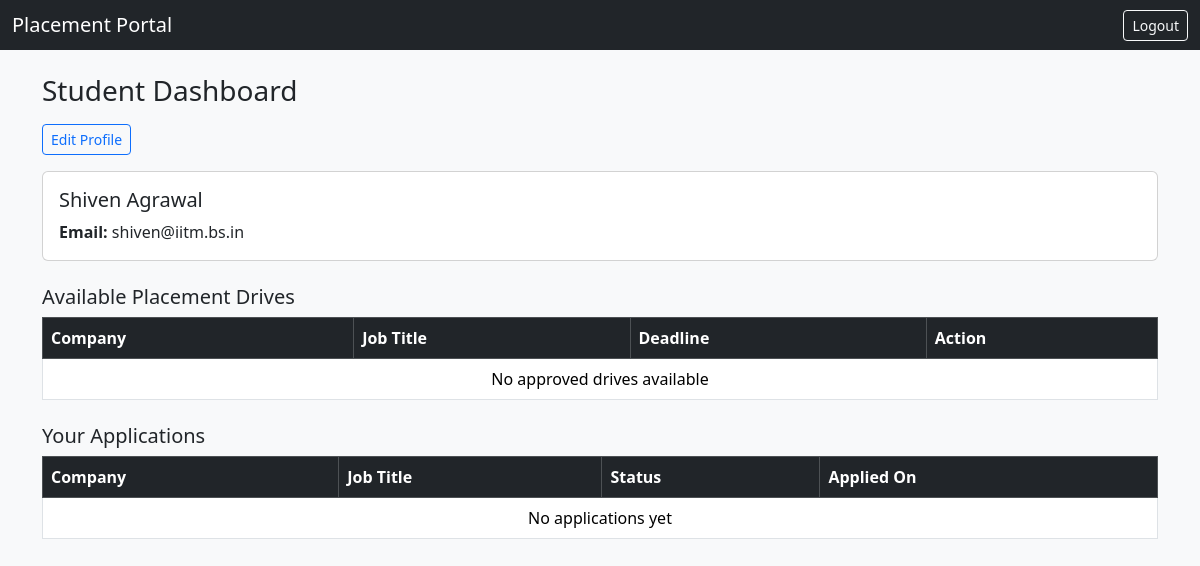
Before: /dashboard (signed in) with the older database file.
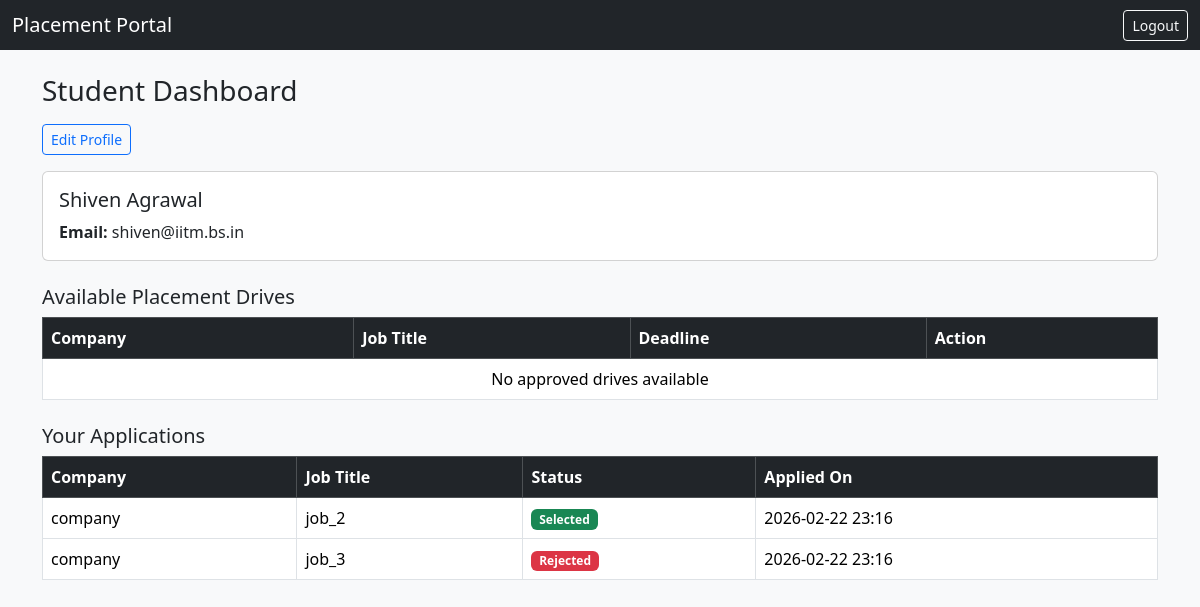
After: the same page with the newer database file.
### dp.py (models this page shows)
class Application(db.Model):
    __tablename__ = "applications"
    id = db.Column(db.Integer, primary_key=True)
    student_id = db.Column(
        db.Integer, db.ForeignKey("students.id"), nullable=False
    )
    drive_id = db.Column(
        db.Integer, db.ForeignKey("placement_drives.id"), nullable=False
    )
    appl_date = db.Column(db.DateTime, default=datetime.now(india_timezone))
    status = db.Column(db.String(20), default="Applied")
    student = db.relationship("Student", backref="applications")
    __table_args__ = (
        db.UniqueConstraint("student_id", "drive_id"),
    )

class Company(db.Model):
    __tablename__ = "companies"
    id = db.Column(db.Integer, primary_key=True)
    user_id = db.Column(
        db.Integer, db.ForeignKey("users.id"), nullable=False
    )
    company_name = db.Column(db.String(150), nullable=False)
    hr_contact = db.Column(db.String(100))
    website = db.Column(db.String(150))
    status = db.Column(db.String(20), default="Pending")
    blacklisted = db.Column(db.Boolean, default=False)

class PlacementDrive(db.Model):
    __tablename__ = "placement_drives"
    id = db.Column(db.Integer, primary_key=True)
    company_id = db.Column(
        db.Integer, db.ForeignKey("companies.id"), nullable=False
    )
    job_title = db.Column(db.String(150), nullable=False)
    job_description = db.Column(db.String(2000))
    eligibility = db.Column(db.String(2000))
    deadline = db.Column(db.Date)
    status = db.Column(db.String(20), default="Pending")
    company = db.relationship("Company", backref="drives")
    applications = db.relationship("Application", backref="drive", cascade="all, delete" )

### app.py (the view, shortened to what this page needs)
@app.route('/dashboard')
@login_required
def dashboard():
    if current_user.role == "admin":
        return render_template("admin.html")
    elif current_user.role == "student":
        student = Student.query.filter_by(user_id=current_user.id).first()
        applications = student.applications
        temp = sorted(PlacementDrive.query.filter_by(status="Open").all(), key=lambda d: d.deadline)
        applied_drive_ids = {app.drive_id for app in student.applications}
        drives = [ drive for drive in temp if drive.id not in applied_drive_ids ]
        if not student:
            abort(403)
        return render_template("student_dashboard.html", student=student, drives=drives, applications=applications)
    else:
        abort(403)

### app.py (called while the page is built)
@login_manager.user_loader
def load_user(user_id):
    return User.query.get(int(user_id))

### templates/student_dashboard.html (shortened to what this page needs)
{% extends "index.html" %}
{% block content %}
<h3 class="mb-3">Student Dashboard</h3>
<div class="mb-3">
    <a href="/student/profile/edit" class="btn btn-outline-primary btn-sm">Edit Profile</a>
</div>
{% if student.blacklisted %}
<div class="alert alert-danger">
    Your account has been blacklisted. Please contact support.
</div>
{% elif student.status == "Pending" %}
<div class="alert alert-warning">
    Your account is pending admin approval. Please wait.
</div>
{% else %}
<div class="card mb-4">
    <div class="card-body">
        <h5 class="card-title">{{ student.name }}</h5>
        <p class="mb-0"><strong>Email:</strong> {{ student.user.email }}</p>
    </div>
</div>
<h5>Available Placement Drives</h5>
<table class="table table-bordered mb-4">
    <thead class="table-dark">
        <tr>
            <th>Company</th>
            <th>Job Title</th>
            <th>Deadline</th>
            <th>Action</th>
        </tr>
    </thead>
    <tbody>
        {% for drive in drives %}
        <tr>
            <td>{{ drive.company.company_name }}</td>
            <td>{{ drive.job_title }}</td>
            <td>{{ drive.deadline }}</td>
            <td>
                <form method="POST"
                      action="/student/apply/{{ drive.id }}">
                    <button class="btn btn-sm btn-primary">
                        Apply
                    </button>
                </form>
            </td>
        </tr>
        {% else %}
        <tr>
            <td colspan="4" class="text-center">
                No approved drives available
            </td>
        </tr>
        {% endfor %}
    </tbody>
</table>
<h5>Your Applications</h5>
<table class="table table-bordered">
    <thead class="table-dark">
        <tr>
            <th>Company</th>
            <th>Job Title</th>
            <th>Status</th>
            <th>Applied On</th>
        </tr>
    </thead>
    <tbody>
        {% for application in applications %}
        <tr>
            <td>{{ application.drive.company.company_name }}</td>
            <td>{{ application.drive.job_title }}</td>
            <td>
                {% if application.status == "Applied" %}
                    <span class="badge bg-info">Applied</span>
                {% elif application.status == "Shortlisted" %}
                    <span class="badge bg-warning">Shortlisted</span>
                {% elif application.status == "Selected" %}
                    <span class="badge bg-success">Selected</span>
                {% elif application.status == "Rejected" %}
                    <span class="badge bg-danger">Rejected</span>
                {% endif %}
            </td>
            <td>{{ application.appl_date.strftime('%Y-%m-%d %H:%M') }}</td>
        </tr>
        {% else %}
        <tr>
            <td colspan="4" class="text-center">
                No applications yet
            </td>
        </tr>
        {% endfor %}
    </tbody>
</table>
{% endif %}
{% endblock %}

Changed rows visible on the page:
added Application: drive.company.company_name "company", drive.job_title "job_2", status "Selected", appl_date "2026-02-22 23:16"
added Application: drive.company.company_name "company", drive.job_title "job_3", status "Rejected", appl_date "2026-02-22 23:16"
Other visible differences:
text no longer shown: "No applications yet"
